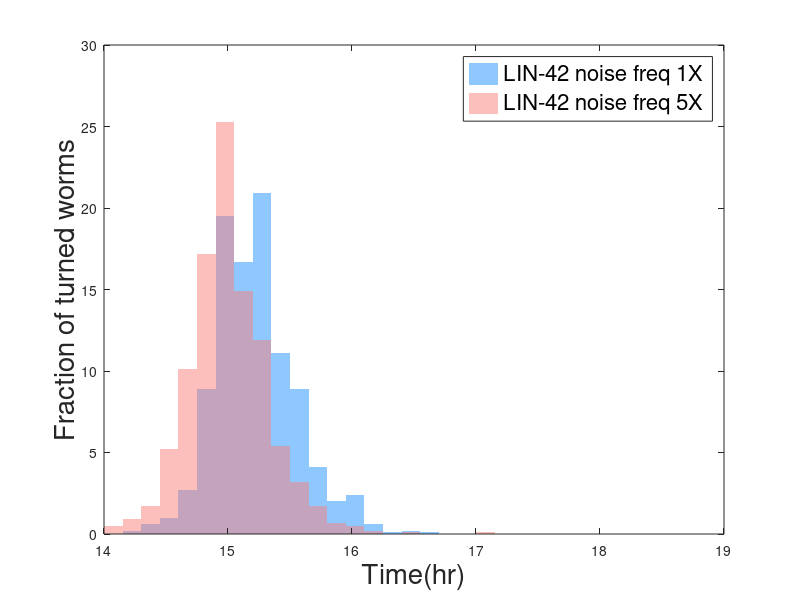

Reproduce this figure in MATLAB.
%clc
%clear all
%close all

figure(4)
bin_size = 0.15;
bin_edge = 14:bin_size:18.5;
load('DAF1AC1_15_11_16_D95_Turningtime_Lin42_b3_1000xs_2025_01_07_Lin42_gx1.mat')
h1 = histc(Unc5_expr_T_Distr_Wt, bin_edge);
color_bar_sto=bar(bin_edge,h1/10 ,'histc'); 
set(color_bar_sto,'FaceColor', [0.12 0.56 1]);
set(color_bar_sto,'EdgeColor', 'none');
set(color_bar_sto,'facealpha',0.5);
hold on

load('DAF1AC1_13_11_16_D95_Turningtime_Lin42_b3_1000xs_2024_12_25_Lin42_gx5.mat')
h2 = histc (Unc5_expr_T_Distr_Wt, bin_edge); 
color_bar_sto=bar(bin_edge,h2/10 ,'histc');
set(color_bar_sto,'FaceColor', [0.98 0.5 0.48]);
set(color_bar_sto,'EdgeColor', 'none');
set(color_bar_sto,'facealpha',0.5);
hold off

%set(h1,'FaceColor',[0 0 1],'EdgeColor',[0 0 1],'facealpha',0.7);
%set(h2,'FaceColor',[1 0 0],'EdgeColor',[1 0 0],'facealpha',0);
%set(h1,'facealpha',0.5);
%set(h2,'facealpha',0.5);

%load('DAF1AC1_13_11_13_D100_mean_Lin42_b2_10xd_2024_03_13_Lin42_gx1.mat')
%mean_det= mean_Unc5_expr_T_Distr_Wt

%load('DafAC2_11_13_D95_mean_100xs_20231004_LIN42b3gx1.mat')
%mean_h1= mean_Unc5_expr_T_Distr_Wt

%load('DafAC_11_13_D95_mean_100xs_20231003_LIN42b15gx1.mat')
%mean_h2= mean_Unc5_expr_T_Distr_Wt

%x_det = [mean_det mean_det];
%x_h1 = [mean_h1 mean_h1];
%x_h2 = [mean_h2 mean_h2];
%y = [0 600];
%line(x_det,y,'Color','black', 'LineWidth',3); hold on;
%line(x_h1,y,'Color','blue','LineWidth',3); hold on;
%line(x_h2,y,'Color','red','LineWidth',3); hold off;
%set(gca,'FontSize',15)

ylim([0,30])
xlim([14 19])
xticks(14:1:19)

lgd =legend('LIN-42 noise freq 1X','LIN-42 noise freq 5X')
set(lgd,'FontSize',16);

x_label=xlabel('Time(hr)'); set(x_label,'FontSize',20);
y_label=ylabel('Fraction of turned worms'); set(y_label,'FontSize',20);
